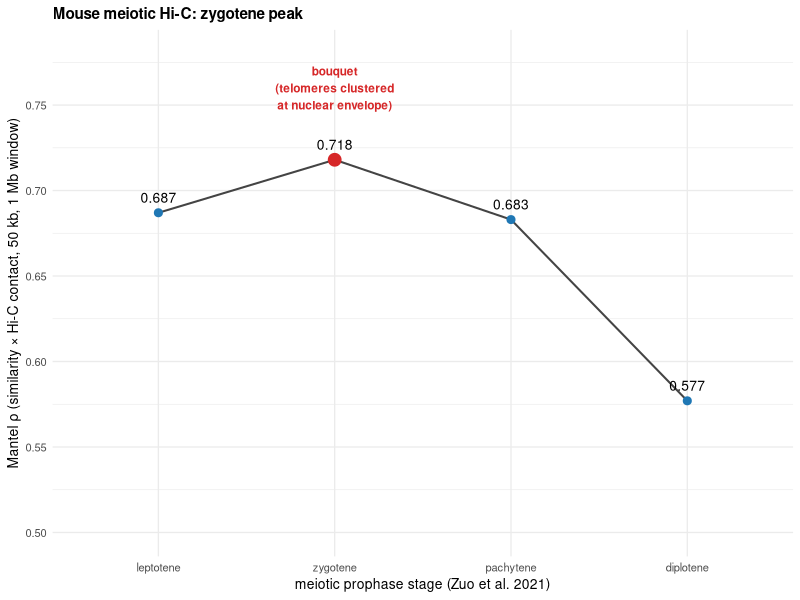
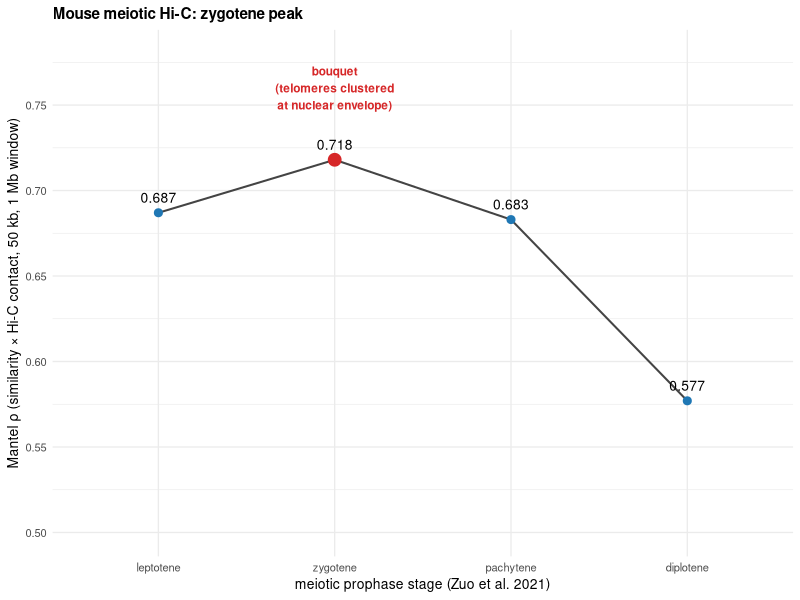
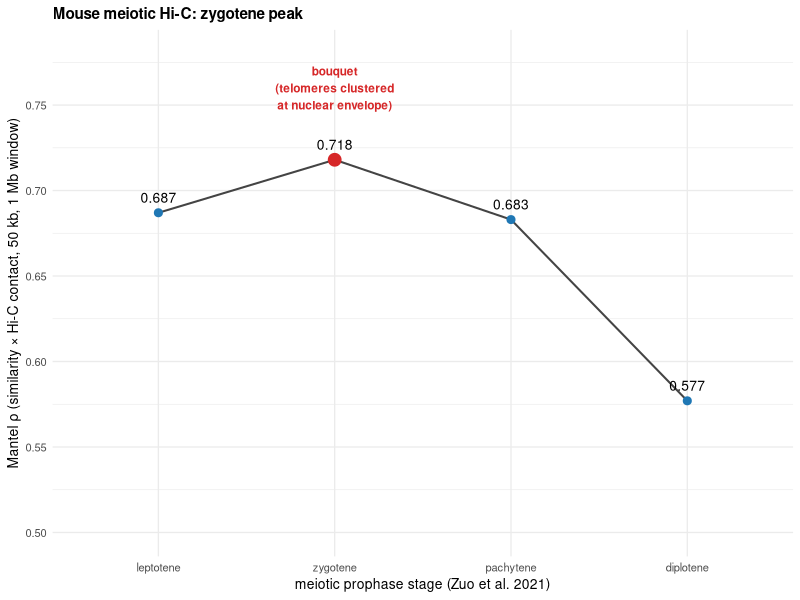

Source code (R) for these figures, in order:
# slide_12_meiotic_stage_trajectory.R — Mantel ρ across the 4 meiotic stages
# Output: slides/v2/slide_12_stage_trajectory.pdf  (~4 in × 2.5 in, intended as inset
# next to panel 4d so the audience sees zygotene as a peak, not a single number)
suppressPackageStartupMessages({ library(ggplot2) })

# Source: end-to-end-report/report/08_mouse.md, "Mouse meiotic Hi-C validation (1Mb window)"
# section, Mantel rho column at 50 kb resolution, 4 stages, B6+CAST per-haplotype.
df <- data.frame(
  stage = factor(c("leptotene","zygotene","pachytene","diplotene"),
                 levels = c("leptotene","zygotene","pachytene","diplotene")),
  rho   = c(0.687, 0.718, 0.683, 0.577),
  is_bouquet = c(FALSE, TRUE, FALSE, FALSE)
)

ggplot(df, aes(x = stage, y = rho, group = 1)) +
  geom_line(linewidth = 0.7, colour = "#444444") +
  geom_point(aes(colour = is_bouquet, size = is_bouquet)) +
  geom_text(aes(label = sprintf("%.3f", rho)), vjust = -1.0, size = 3.5) +
  scale_colour_manual(values = c(`FALSE` = "#1f77b4", `TRUE` = "#d62728"),
                      guide = "none") +
  scale_size_manual(values = c(`FALSE` = 2.4, `TRUE` = 4.0), guide = "none") +
  scale_y_continuous(limits = c(0.50, 0.78), breaks = seq(0.50, 0.75, 0.05)) +
  annotate("text", x = "zygotene", y = 0.76,
           label = "bouquet\n(telomeres clustered\nat nuclear envelope)",
           size = 3.0, hjust = 0.5, colour = "#d62728", fontface = "bold") +
  labs(x = "meiotic prophase stage (Zuo et al. 2021)",
       y = "Mantel ρ (similarity × Hi-C contact, 50 kb, 1 Mb window)",
       title = "Mouse meiotic Hi-C: zygotene peak") +
  theme_minimal(base_size = 10) +
  theme(plot.title = element_text(size = 11, face = "bold"))

ggsave("slides/v2/slide_12_stage_trajectory.pdf", width = 4.0, height = 2.5)
ggsave("slides/v2/slide_12_stage_trajectory.png", width = 4.0, height = 2.5, dpi = 300)
